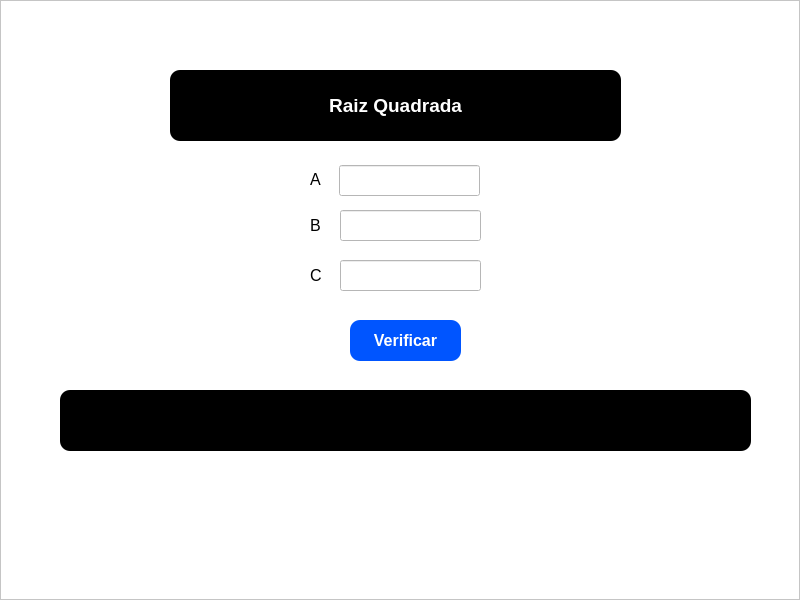
<?xml version="1.0" encoding="UTF-8"?>
<ui version="4.0">
 <class>MainWindow</class>
 <widget class="QMainWindow" name="MainWindow">
  <property name="geometry">
   <rect>
    <x>0</x>
    <y>0</y>
    <width>800</width>
    <height>600</height>
   </rect>
  </property>
  <property name="windowTitle">
   <string>MainWindow</string>
  </property>
  <widget class="QWidget" name="centralwidget">
   <layout class="QHBoxLayout" name="horizontalLayout">
    <property name="spacing">
     <number>0</number>
    </property>
    <property name="leftMargin">
     <number>0</number>
    </property>
    <property name="topMargin">
     <number>0</number>
    </property>
    <property name="rightMargin">
     <number>0</number>
    </property>
    <property name="bottomMargin">
     <number>0</number>
    </property>
    <item>
     <widget class="QFrame" name="frame">
      <property name="styleSheet">
       <string notr="true">background-color: #FFF;</string>
      </property>
      <property name="frameShape">
       <enum>QFrame::StyledPanel</enum>
      </property>
      <property name="frameShadow">
       <enum>QFrame::Raised</enum>
      </property>
      <widget class="QLabel" name="label">
       <property name="geometry">
        <rect>
         <x>170</x>
         <y>70</y>
         <width>451</width>
         <height>71</height>
        </rect>
       </property>
       <property name="font">
        <font>
         <family>Arial</family>
         <pointsize>14</pointsize>
         <weight>75</weight>
         <bold>true</bold>
        </font>
       </property>
       <property name="styleSheet">
        <string notr="true">background-color: #000;
color: #FFF;
border-radius: 10px;</string>
       </property>
       <property name="text">
        <string>Raiz Quadrada</string>
       </property>
       <property name="alignment">
        <set>Qt::AlignCenter</set>
       </property>
      </widget>
      <widget class="QLabel" name="label_2">
       <property name="geometry">
        <rect>
         <x>310</x>
         <y>164</y>
         <width>21</width>
         <height>31</height>
        </rect>
       </property>
       <property name="font">
        <font>
         <pointsize>12</pointsize>
        </font>
       </property>
       <property name="text">
        <string>A</string>
       </property>
      </widget>
      <widget class="QLineEdit" name="lineEdit_lado1">
       <property name="geometry">
        <rect>
         <x>339</x>
         <y>165</y>
         <width>141</width>
         <height>31</height>
        </rect>
       </property>
      </widget>
      <widget class="QLabel" name="label_verificar">
       <property name="geometry">
        <rect>
         <x>60</x>
         <y>390</y>
         <width>691</width>
         <height>61</height>
        </rect>
       </property>
       <property name="font">
        <font>
         <family>Arial</family>
         <pointsize>12</pointsize>
         <weight>75</weight>
         <bold>true</bold>
        </font>
       </property>
       <property name="styleSheet">
        <string notr="true">background-color: #000;
color: #FFF;
border-radius: 10px;</string>
       </property>
       <property name="text">
        <string/>
       </property>
       <property name="alignment">
        <set>Qt::AlignCenter</set>
       </property>
      </widget>
      <widget class="QPushButton" name="pb_verificar">
       <property name="geometry">
        <rect>
         <x>350</x>
         <y>320</y>
         <width>111</width>
         <height>41</height>
        </rect>
       </property>
       <property name="font">
        <font>
         <pointsize>12</pointsize>
         <weight>75</weight>
         <bold>true</bold>
        </font>
       </property>
       <property name="styleSheet">
        <string notr="true">background-color: #0055ff;
color: #FFF;
border-radius: 10px;</string>
       </property>
       <property name="text">
        <string>Verificar</string>
       </property>
      </widget>
      <widget class="QLabel" name="label_3">
       <property name="geometry">
        <rect>
         <x>310</x>
         <y>210</y>
         <width>16</width>
         <height>31</height>
        </rect>
       </property>
       <property name="font">
        <font>
         <pointsize>12</pointsize>
        </font>
       </property>
       <property name="text">
        <string>B</string>
       </property>
      </widget>
      <widget class="QLineEdit" name="lineEdit_lado2">
       <property name="geometry">
        <rect>
         <x>340</x>
         <y>210</y>
         <width>141</width>
         <height>31</height>
        </rect>
       </property>
      </widget>
      <widget class="QLineEdit" name="lineEdit_lado3">
       <property name="geometry">
        <rect>
         <x>340</x>
         <y>260</y>
         <width>141</width>
         <height>31</height>
        </rect>
       </property>
      </widget>
      <widget class="QLabel" name="label_4">
       <property name="geometry">
        <rect>
         <x>310</x>
         <y>260</y>
         <width>16</width>
         <height>31</height>
        </rect>
       </property>
       <property name="font">
        <font>
         <pointsize>12</pointsize>
        </font>
       </property>
       <property name="text">
        <string>C</string>
       </property>
      </widget>
     </widget>
    </item>
   </layout>
  </widget>
 </widget>
 <resources/>
 <connections/>
</ui>
